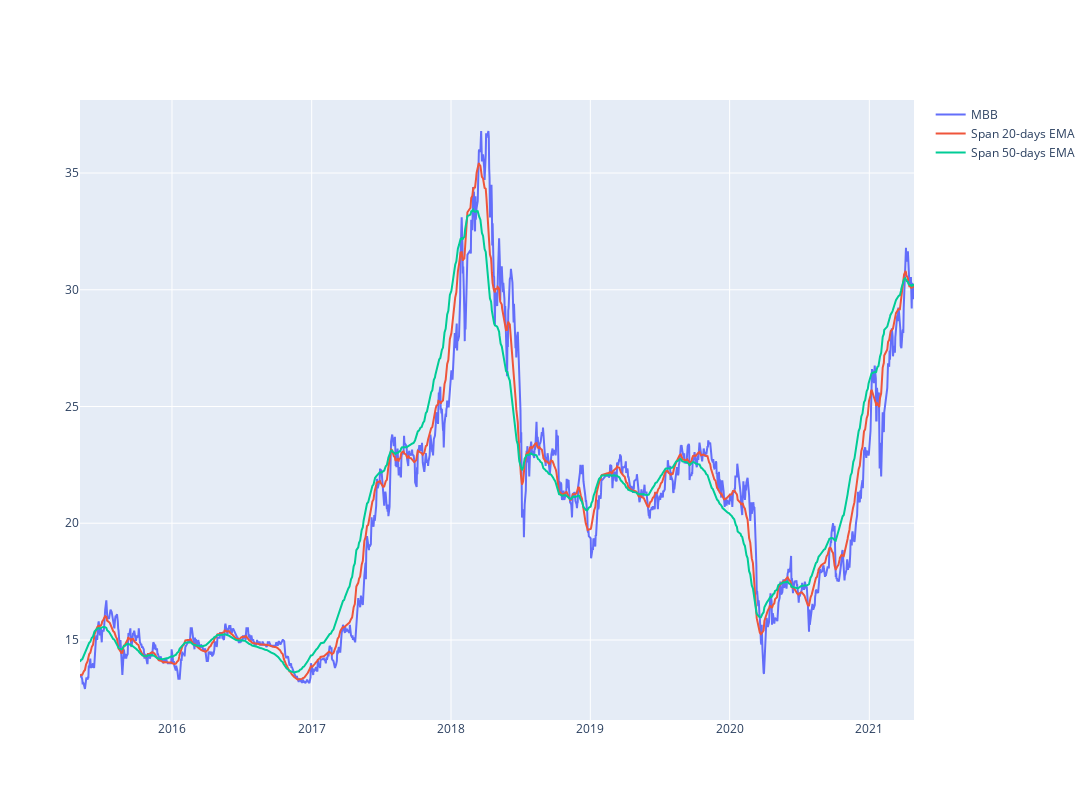

Notebook source saved alongside this figure:
### Code cell
#plot linechart for stock price
short_rolling = df['<Close>'].rolling(window=20).mean()

ema_long = df['<Close>'].ewm(span=50, adjust=False).mean()
ema_short = df['<Close>'].ewm(span=20, adjust=False).mean()
line_price = df['<Close>']
fig = go.Figure()
#px.line(df_hpg, x='datetime', y='<Close>', labels={'x':'Date', 'y':'Price'})
fig.update_layout(  autosize=False,   width=1200,    height=800)
fig.add_trace(go.Scatter(x=df.datetime, y=line_price, 
                        mode='lines', name=stock))

fig.add_trace(go.Scatter(x=df.datetime, y=ema_short, 
                        mode='lines', name='Span 20-days EMA'))

fig.add_trace(go.Scatter(x=df.datetime, y=ema_long, 
                        mode='lines', name='Span 50-days EMA'))

### Figure 1 — Plotly figure (JSON) as saved in the notebook; plotly's stock layout.template omitted (floating-point values rounded to 4 significant figures; data arrays with more than 128 entries replaced by an {"elided": "..."} marker saying what was removed)
{"data": [{"mode": "lines", "name": "MBB", "type": "scatter", "x": {"elided": "1500 str values"}, "y": {"elided": "1500 float values"}}, {"mode": "lines", "name": "Span 20-days EMA", "type": "scatter", "x": {"elided": "1500 str values"}, "y": {"elided": "1500 float values"}}, {"mode": "lines", "name": "Span 50-days EMA", "type": "scatter", "x": {"elided": "1500 str values"}, "y": {"elided": "1500 float values"}}], "layout": {"autosize": false, "height": 800, "width": 1200}}
